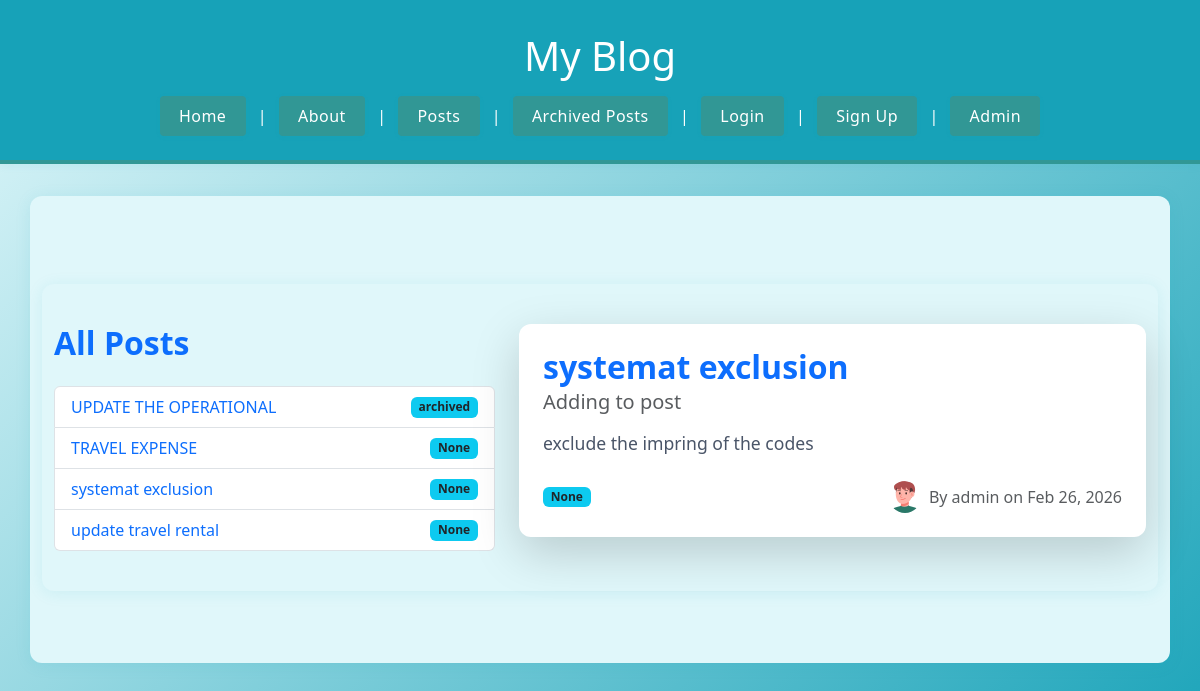
Page /posts/?post_id=3 on the committed database.
### posts/models.py (models this page shows, shortened)
class Post(models.Model):
	title = models.CharField(max_length=128)
	subtitle = models.CharField(max_length=256)
	body = models.TextField()
	created_on = models.DateTimeField(auto_now_add=True)
	author = models.ForeignKey(
		get_user_model(),
		on_delete=models.CASCADE
	)
	status = models.ForeignKey(
		Status,
		on_delete=models.DO_NOTHING,
		null=True,
		blank=True,
		related_name='posts'
	)

class Status(models.Model):
	name = models.CharField(max_length=128, unique=True)
	description = models.CharField(max_length=256, help_text="Write a description about the status")
	def __str__(self):
		return f"{self.name}"

### accounts/models.py (models this page shows, shortened)
class Profile(models.Model):
    user = models.OneToOneField(User, on_delete=models.CASCADE)
    avatar = models.CharField(max_length=64, choices=AVATAR_CHOICES, default='avatars/A47.png')

### posts/views.py (the view)
# urls.py: path('', combined_post_list_detail, name='post_list'),
def combined_post_list_detail(request):
	posts = Post.objects.all()
	post = None
	post_id = request.GET.get('post_id')
	if post_id:
		post = get_object_or_404(Post, pk=post_id)
	return render(request, 'posts/combined_list_detail.html', {'posts': posts, 'post': post})

### templates/posts/combined_list_detail.html (shortened to what this page needs)
{% extends 'base.html' %}
{% block content %}
<div class="container mt-5">
    <div class="row">
        <div class="col-md-5">
            <h2 class="fw-bold text-primary mb-4">All Posts</h2>
            <ul class="list-group">
                {% for p in posts %}
                    <li class="list-group-item d-flex justify-content-between align-items-center">
                        <a href="?post_id={{ p.pk }}" class="text-decoration-none">{{ p.title }}</a>
                        <span class="badge bg-info text-dark">{{ p.status }}</span>
                    </li>
                {% empty %}
                    <li class="list-group-item">No posts available yet.</li>
                {% endfor %}
            </ul>
        </div>
        <div class="col-md-7">
            {% if post %}
                <div class="card shadow-lg border-0 mt-3 mt-md-0">
                    <div class="card-body p-4">
                        <h2 class="card-title fw-bold text-primary mb-2">{{ post.title }}</h2>
                        <h5 class="card-subtitle mb-3 text-muted">{{ post.subtitle }}</h5>
                        <p class="card-text fs-5">{{ post.body|linebreaks }}</p>
                        <div class="d-flex justify-content-between align-items-center mt-4">
                            <span class="badge bg-info text-dark">{{ post.status }}</span>
                            <span class="text-muted d-flex align-items-center">
                                {% with profile=post.author.profile %}
                                    <img src="/static/images/{{ profile.avatar }}" alt="avatar" style="width:32px;height:32px;object-fit:cover;border-radius:50%;margin-right:8px;">
                                {% endwith %}
                                By {{ post.author }} on {{ post.created_on|date:'M d, Y' }}
                            </span>
                        </div>
                    </div>
                </div>
            {% else %}
                <div class="alert alert-info mt-3">Select a post to view details.</div>
            {% endif %}
        </div>
    </div>
</div>
{% endblock %}

### static/css/style.css (style rules this page uses)
body { font-family: 'Segoe UI', Arial, sans-serif; background: linear-gradient(135deg, #e0f7fa 0%, #17a2b8 100%); margin: 0; padding: 0; min-height: 100vh; color: #234e52; }
.container { max-width: 900px; margin: 2rem auto; background: #e0f7fa; box-shadow: 0 2px 16px rgba(23,162,184,0.10); border-radius: 12px; padding: 2.5rem 2rem; }
p, .card-text { font-size: 1.1rem; color: #4a5568; }
.card { border-radius: 12px !important; border: 1px solid #17a2b8; box-shadow: 0 2px 12px rgba(23,162,184,0.10); transition: box-shadow 0.2s; background: #fff; }
.badge { font-size: 1rem; padding: 0.5em 1em; border-radius: 8px; font-weight: 500; background: #17a2b8; color: #fff; }

### rows in the picture
Post: title "UPDATE THE OPERATIONAL", status "archived"
Post: title "TRAVEL EXPENSE", status "None"
Post: title "systemat exclusion", status "None", subtitle "Adding to post", body "exclude the impring of the codes", author "admin", created_on "Feb 26, 2026"
Post: title "update travel rental", status "None"
Profile: avatar (picture)
